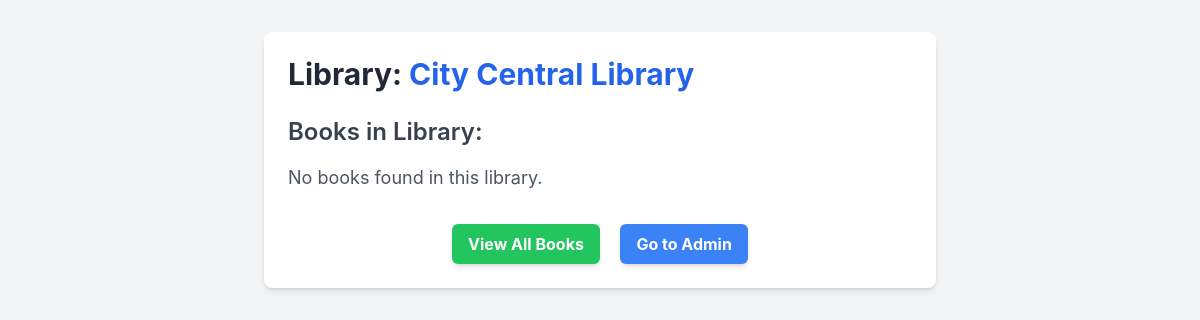
/relationship/library/1/, run on an earlier commit of the app's database.
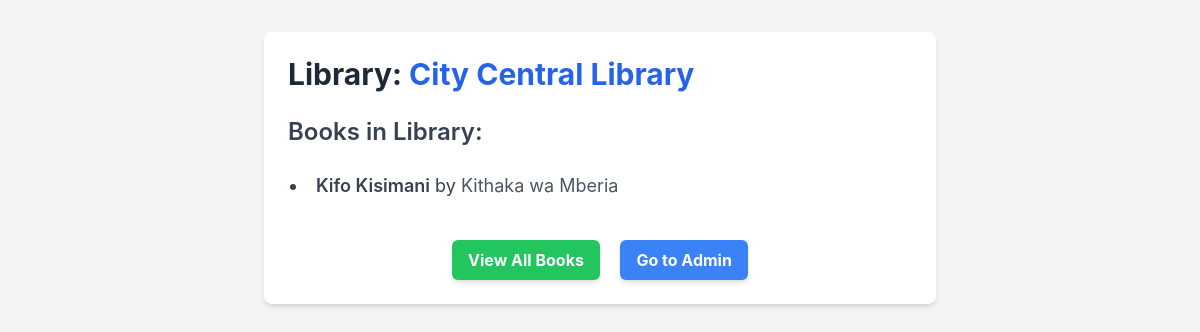
And on a later commit of the database.
### relationship_app/models.py (models this page shows, shortened)
class Book(models.Model):
    title = models.CharField(max_length=200)
    author = models.ForeignKey(Author, on_delete=models.CASCADE)
    libraries = models.ManyToManyField('Library', related_name='books')
    class Meta:
        permissions = [
            ("can_add_book", "Can add a new book"),
            ("can_change_book", "Can change existing books"),
            ("can_delete_book", "Can delete books"),
        ]

class Author(models.Model):
    name = models.CharField(max_length=200) # Reverted to 200 based on common practice, adjust if checker needs 100

### relationship_app/views.py (the view)
# urls.py: path('library/<int:pk>/', LibraryDetailView.as_view(), name='library_detail'),
class LibraryDetailView(DetailView):
    model = Library # Specifies that this view operates on the Library model
    template_name = 'relationship_app/library_detail.html' # Defines the template to be used for rendering
    context_object_name = 'library' # Sets the name of the context variable used in the template (e.g., {{ library.name }})

### relationship_app/templates/relationship_app/library_detail.html (shortened to what this page needs)
<!DOCTYPE html>
<html lang="en">
<head>
    <script src="https://cdn.tailwindcss.com"></script>
</head>
<body class="bg-gray-100 p-8">
    <div class="max-w-2xl mx-auto bg-white p-6 rounded-lg shadow-md">
        <h1 class="text-3xl font-bold text-gray-800 mb-6">Library: <span class="text-blue-600">{{ library.name }}</span></h1>
        <h2 class="text-2xl font-semibold text-gray-700 mb-4">Books in Library:</h2>
        {% if library.books.all %}
            <ul class="list-disc pl-5 space-y-2">
                {% for book in library.books.all %}
                <li class="text-lg text-gray-700 p-2 border-b border-gray-200 last:border-b-0 rounded-md hover:bg-gray-50 transition duration-150 ease-in-out">
                    <span class="font-semibold">{{ book.title }}</span> by <span class="text-gray-600">{{ book.author.name }}</span>
                </li>
                {% endfor %}
            </ul>
        {% else %}
            <p class="text-gray-600 text-lg">No books found in this library.</p>
        {% endif %}
        <div class="mt-8 text-center">
            <a href="{% url 'relationship_app:book_list' %}" class="inline-block bg-green-500 hover:bg-green-600 text-white font-bold py-2 px-4 rounded-md transition duration-150 ease-in-out shadow-md mr-4">
                View All Books
            </a>
            <a href="{% url 'admin:index' %}" class="inline-block bg-blue-500 hover:bg-blue-600 text-white font-bold py-2 px-4 rounded-md transition duration-150 ease-in-out shadow-md">
                Go to Admin
            </a>
        </div>
    </div>
</body>
</html>

What changed in the data, as far as the page shows it:
added Book: title "Kifo Kisimani", author.name "Kithaka wa Mberia"
Also different on the page:
text no longer shown: "No books found in this library."
